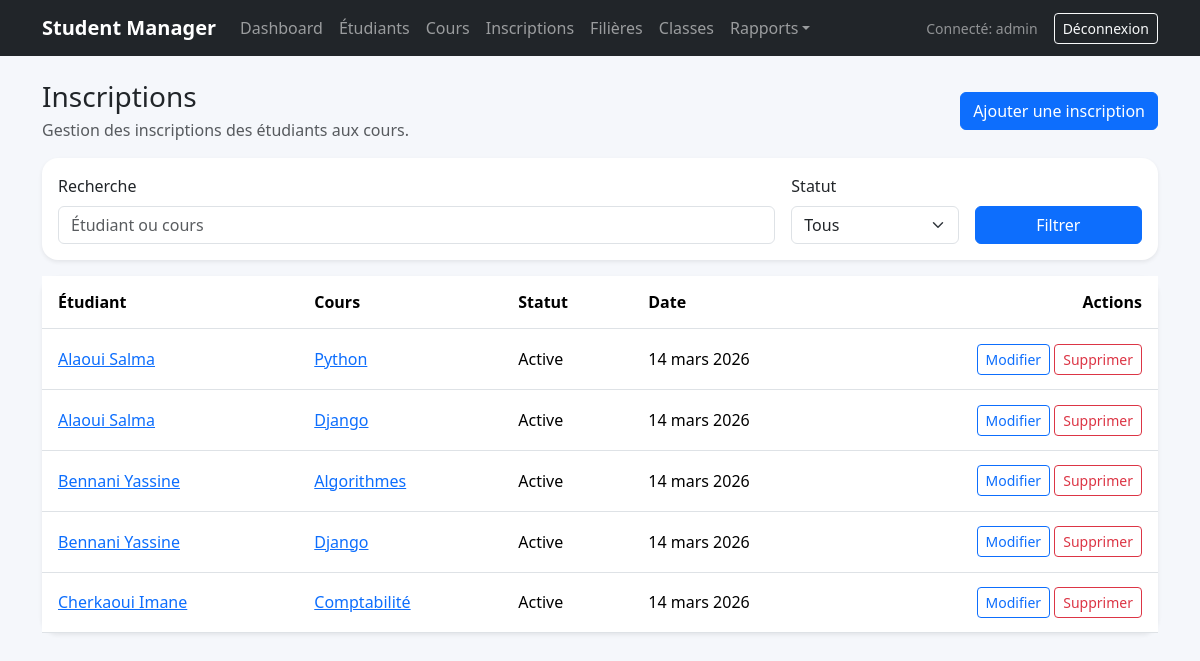
The app's page /enrollments/ (signed in) with its own data.
### academics/models.py (models this page shows, shortened)
class Enrollment(models.Model):
    STATUS_ACTIVE = 'active'
    STATUS_COMPLETED = 'completed'
    STATUS_DROPPED = 'dropped'
    STATUS_CHOICES = [
        (STATUS_ACTIVE, 'Active'),
        (STATUS_COMPLETED, 'Terminée'),
        (STATUS_DROPPED, 'Abandonnée'),
    ]
    student = models.ForeignKey(Student, on_delete=models.CASCADE, related_name='enrollments')
    course = models.ForeignKey(Course, on_delete=models.CASCADE, related_name='enrollments')
    status = models.CharField(max_length=20, choices=STATUS_CHOICES, default=STATUS_ACTIVE)
    enrolled_at = models.DateField(auto_now_add=True)
    notes = models.TextField(blank=True)
    class Meta:
        ordering = ['-enrolled_at', 'student__last_name']
        verbose_name = 'Inscription'
        verbose_name_plural = 'Inscriptions'
        constraints = [
            models.UniqueConstraint(fields=['student', 'course'], name='unique_student_course_enrollment')
        ]

class Student(models.Model):
    first_name = models.CharField(max_length=100)
    last_name = models.CharField(max_length=100)
    email = models.EmailField(unique=True)
    birth_date = models.DateField()
    program = models.ForeignKey(Program, on_delete=models.PROTECT, related_name='students')
    classroom = models.ForeignKey(ClassRoom, on_delete=models.PROTECT, related_name='students')
    phone_number = models.CharField(max_length=30, blank=True)
    created_at = models.DateTimeField(auto_now_add=True)
    updated_at = models.DateTimeField(auto_now=True)
    class Meta:
        ordering = ['last_name', 'first_name']
        verbose_name = 'Étudiant'
        verbose_name_plural = 'Étudiants'
    def __str__(self):
        return f"{self.last_name} {self.first_name}"

class Course(models.Model):
    title = models.CharField(max_length=150)
    code = models.CharField(max_length=20, unique=True)
    description = models.TextField(blank=True)
    credits = models.PositiveSmallIntegerField(default=1)
    program = models.ForeignKey(Program, on_delete=models.CASCADE, related_name='courses')
    class Meta:
        ordering = ['title']
        verbose_name = 'Cours'
        verbose_name_plural = 'Cours'

### academics/views.py (the view, shortened to what this page needs)
# urls.py: path('enrollments/', views.EnrollmentListView.as_view(), name='enrollment_list'),
class EnrollmentListView(LoginRequiredMixin, PermissionRequiredMixin, ListView):
    model = Enrollment
    permission_required = 'academics.view_enrollment'
    template_name = 'academics/enrollment_list.html'
    context_object_name = 'enrollments'
    paginate_by = 12
    def get_queryset(self):
        queryset = Enrollment.objects.select_related('student', 'course', 'course__program')
        q = self.request.GET.get('q', '').strip()
        status = self.request.GET.get('status', '').strip()
        if status:
            queryset = queryset.filter(status=status)
        return queryset
    def get_context_data(self, **kwargs):
        context = super().get_context_data(**kwargs)
        context['q'] = self.request.GET.get('q', '')
        context['selected_status'] = self.request.GET.get('status', '')
        context['status_choices'] = Enrollment.STATUS_CHOICES
        return context

### templates/academics/enrollment_list.html (shortened to what this page needs)
{% extends 'base.html' %}
{% block content %}
<div class="d-flex justify-content-between align-items-center mb-3 flex-wrap gap-2">
    <div>
        <h1 class="h3 mb-1">Inscriptions</h1>
        <p class="text-muted mb-0">Gestion des inscriptions des étudiants aux cours.</p>
    </div>
    <a class="btn btn-primary" href="{% url 'enrollment_add' %}">Ajouter une inscription</a>
</div>
<div class="card shadow-sm mb-3">
    <div class="card-body">
        <form method="get" class="row g-3">
            <div class="col-md-8">
                <label class="form-label">Recherche</label>
                <input class="form-control" type="text" name="q" value="{{ q }}" placeholder="Étudiant ou cours">
            </div>
            <div class="col-md-2">
                <label class="form-label">Statut</label>
                <select class="form-select" name="status">
                    <option value="">Tous</option>
                </select>
            </div>
            <div class="col-md-2 d-flex align-items-end"><button class="btn btn-primary w-100" type="submit">Filtrer</button></div>
        </form>
    </div>
</div>
<div class="card shadow-sm">
    <div class="table-responsive">
        <table class="table table-hover align-middle mb-0">
            <thead><tr><th>Étudiant</th><th>Cours</th><th>Statut</th><th>Date</th><th class="text-end">Actions</th></tr></thead>
            <tbody>
            {% for enrollment in enrollments %}
                <tr>
                    <td><a href="{% url 'student_detail' enrollment.student.pk %}">{{ enrollment.student }}</a></td>
                    <td><a href="{% url 'course_detail' enrollment.course.pk %}">{{ enrollment.course.title }}</a></td>
                    <td>{{ enrollment.get_status_display }}</td>
                    <td>{{ enrollment.enrolled_at }}</td>
                    <td class="text-end">
                        <a class="btn btn-sm btn-outline-primary" href="{% url 'enrollment_edit' enrollment.pk %}">Modifier</a>
                        <a class="btn btn-sm btn-outline-danger" href="{% url 'enrollment_delete' enrollment.pk %}">Supprimer</a>
                    </td>
                </tr>
            {% empty %}
                <tr><td colspan="5" class="text-center text-muted py-4">Aucune inscription trouvée.</td></tr>
            {% endfor %}
            </tbody>
        </table>
    </div>
</div>
{% endblock %}

### templates/base.html (shortened to what this page needs)
{% load static %}
<!DOCTYPE html>
<html lang="fr">
<head>
    <link href="https://cdn.jsdelivr.net/npm/bootstrap@5.3.3/dist/css/bootstrap.min.css" rel="stylesheet">
    <link rel="stylesheet" href="{% static 'css/app.css' %}">
</head>
<body>
    <nav class="navbar navbar-expand-lg navbar-dark bg-dark mb-4">
        <div class="container">
            <a class="navbar-brand" href="{% url 'dashboard' %}">Student Manager</a>
            {% if user.is_authenticated %}
            <div class="collapse navbar-collapse" id="mainNav">
                <ul class="navbar-nav me-auto mb-2 mb-lg-0">
                    <li class="nav-item"><a class="nav-link" href="{% url 'dashboard' %}">Dashboard</a></li>
                    <li class="nav-item"><a class="nav-link" href="{% url 'student_list' %}">Étudiants</a></li>
                    <li class="nav-item"><a class="nav-link" href="{% url 'course_list' %}">Cours</a></li>
                    <li class="nav-item"><a class="nav-link" href="{% url 'enrollment_list' %}">Inscriptions</a></li>
                    <li class="nav-item"><a class="nav-link" href="{% url 'program_list' %}">Filières</a></li>
                    <li class="nav-item"><a class="nav-link" href="{% url 'classroom_list' %}">Classes</a></li>
                    <li class="nav-item dropdown">
                        <a class="nav-link dropdown-toggle" href="#" role="button" data-bs-toggle="dropdown">Rapports</a>
                    </li>
                </ul>
                <div class="d-flex align-items-center gap-3">
                    <span class="text-white-50 small">Connecté: {{ user.username }}</span>
                    <form method="post" action="{% url 'logout' %}">
                        <button class="btn btn-outline-light btn-sm" type="submit">Déconnexion</button>
                    </form>
                </div>
            </div>
            {% endif %}
        </div>
    </nav>
    <main class="container pb-5">
        {% block content %}{% endblock %}
    </main>
</body>
</html>

### static/css/app.css (style rules this page uses)
body { background-color: #f5f7fb; }
.card { border: 0; border-radius: 1rem; }
.table > :not(caption) > * > * { padding: 0.9rem 1rem; }
.navbar-brand { font-weight: 700; }

### records on screen
Enrollment: student "Alaoui Salma", course "Python", status "Active", enrolled_at "14 mars 2026"
Enrollment: student "Alaoui Salma", course "Django", status "Active", enrolled_at "14 mars 2026"
Enrollment: student "Bennani Yassine", course "Algorithmes", status "Active", enrolled_at "14 mars 2026"
Enrollment: student "Bennani Yassine", course "Django", status "Active", enrolled_at "14 mars 2026"
Enrollment: student "Cherkaoui Imane", course "Comptabilité", status "Active", enrolled_at "14 mars 2026"

### other values on screen
{{ user.username }} "admin"
